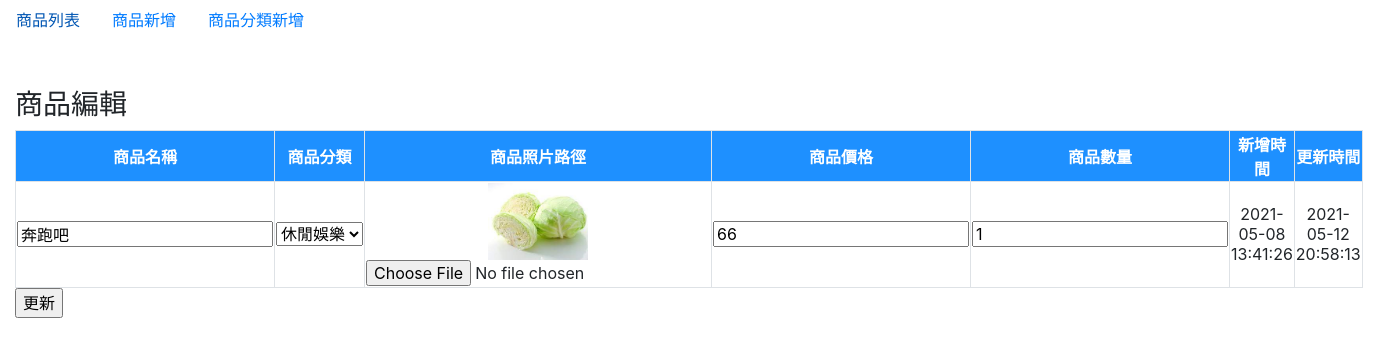
The page /artdict-little--main/edit-old.php?id=8 (signed in) on the database its author committed.
### tables this page shows
CREATE TABLE `auctionitems` (
  `id` int(11) NOT NULL COMMENT '流水號',
  `aucClass` int(20) DEFAULT NULL COMMENT '競拍產品類別',
  `aucName` varchar(100) DEFAULT NULL COMMENT '商品名稱',
  `aucQty` tinyint(3) DEFAULT NULL COMMENT '商品數量',
  `aucDes` text DEFAULT NULL COMMENT '競拍產品描述',
  `aucId` varchar(20) DEFAULT NULL COMMENT '競拍產品編號',
  `aucPriceStart` int(11) DEFAULT NULL COMMENT '商品價格',
  `aucPriceNow` varchar(11) DEFAULT NULL COMMENT '初始價格',
  `aucImg` varchar(100) DEFAULT NULL COMMENT '商品照片路徑',
  `created_at` datetime NOT NULL DEFAULT current_timestamp() COMMENT '新增時間',
  `updated_at` datetime NOT NULL DEFAULT current_timestamp() ON UPDATE current_timestamp() COMMENT '更新時間'
);

CREATE TABLE `categories` (
  `categoryId` int(11) NOT NULL COMMENT '流水號',
  `categoryName` varchar(100) NOT NULL COMMENT '類別名稱',
  `categoryParentId` int(11) DEFAULT 0 COMMENT '上層編號',
  `created_at` datetime NOT NULL DEFAULT current_timestamp() COMMENT '新增時間',
  `updated_at` datetime NOT NULL DEFAULT current_timestamp() COMMENT '更新時間'
);

### artdict-little--main/edit-old.php (the view, shortened to what this page needs)
<?php
  require_once('./db.inc.php');
  ?>
    <html>
    <head>
        <link rel="stylesheet" href="https://stackpath.bootstrapcdn.com/bootstrap/4.2.1/css/bootstrap.min.css">
    </head>
    <body>
      <?php
      require_once("./templates/titles.php")
      ?>
        <div class="container-fluid">
            <div class="pt-5">
                <h3>商品編輯</h3>
                <form action="./update.php" name="myForm" method="POST" enctype="multipart/form-data">
                    <table class="border">
                        <thead class="whitewordcolor">
                            <tr>
                                <th class="border">商品名稱</th>
                                <th class="border">商品分類</th>
                                <th class="border">商品照片路徑</th>
                                <th class="border">商品價格</th>
                                <th class="border">商品數量</th>
                                <th class="border">新增時間</th>
                                <th class="border">更新時間</th>
                            </tr>
                        </thead>
                        <tbody>
                            <?php
                              $sql = "SELECT `i`.`id`,`i`.`aucClass`,`i`.`aucName`,`i`.`aucQty`,`i`.`aucDes`,`i`.`aucId`,`i`.`aucPriceStart`,`i`.`aucPriceNow`,`i`.`aucImg`,`i`.`created_at`,`i`.`updated_at`,`categories`.`categoryId`, `categories`.`categoryName`
                              FROM `auctionitems` AS `i` INNER JOIN `categories`
                              ON `i`.`aucClass` = `categories`.`categoryId`
                              WHERE `id` = ? ";
                              $arrParam = [
                                  (int)$_GET['id']
                              ];
                              $stmt = $pdo->prepare($sql);
                              $stmt->execute($arrParam);
                              if ($stmt->rowCount() > 0) {
                                  $arr = $stmt->fetchAll()[0];
                              ?>
                                <tr>
                                    <td class="border">
                                        <input type="text" name="aucName" value="<?php echo $arr['aucName'] ?>" maxlength="100" />
                                    </td>
                                    <td class="border">
                                        <select name="itemCategoryId">
                                            <option value="<?php echo $arr['categoryId']; ?>"><?php echo $arr['categoryName'] ?></option>
                                        </select>
                                    </td>
                                    <td class="border">
                                        <img class="itemImg w200px" src="./images/items/<?php echo $arr['aucImg'] ?>" /><br />
                                        <input type="file" name="aucImg" value="" />
                                    </td>
                                    <td class="border">
                                        <input type="text" name="aucPriceStart" value="<?php echo $arr['aucPriceStart'] ?>" maxlength="11" />
                                    </td>
                                    <td class="border">
                                        <input type="text" name="aucQty" value="<?php echo $arr['aucQty'] ?>" maxlength="3" />
                                    </td>
                                    <td class="border"><?php echo $arr['created_at'] ?></td>
                                    <td class="border"><?php echo $arr['updated_at'] ?></td>
                                </tr>
                            <?php
                              } else {
                              ?>
                                <tr>
                                    <td colspan="7">沒有資料</td>
                                </tr>
                            <?php
                              }
                              ?>
                        </tbody>
                    </table>
                    <td class="border" colspan="7"><input type="submit" name="smb" value="更新"></td>
                </form>
            </div>
        </div>
    </body>
    </html>

### artdict-little--main/edit-old.php (style rules this page uses)
.border { border: 1px #aaaaff solid; text-align: center; }
.w200px { width: 100px; }
.whitewordcolor { background-color: #1E90FF; color: #ffffff; }

### rows shown on the page
auctionitems: aucName "奔跑吧", itemCategoryId "休閒娛樂", aucImg (picture), aucPriceStart "66", aucQty "1", created_at "2021-05-08 13:41:26", updated_at "2021-05-12 20:58:13"
